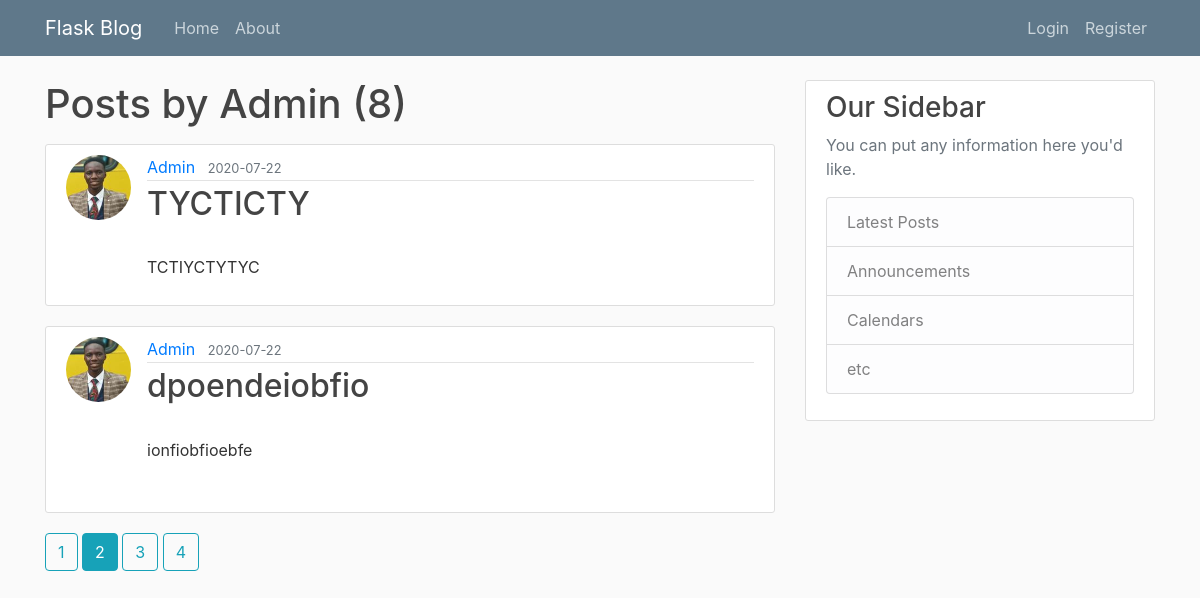
Screenshot of /user/Admin?page=2 with the database file from the repository.
### flaskblog/models.py (models this page shows, shortened)
class User(db.Model, UserMixin):
    id = db.Column(db.Integer, primary_key = True)
    username = db.Column(db.String(20), unique = True, nullable = False)
    email = db.Column(db.String(120), unique = True, nullable = False)
    image_file = db.Column(db.String(20), nullable = False, default = 'default.jpg')
    password = db.Column(db.String(60),  nullable = False)
    posts = db.relationship('Post', backref='author', lazy = True)

class Post(db.Model):
    id = db.Column(db.Integer, primary_key = True)
    title = db.Column(db.String(100), nullable=False)
    date_posted = db.Column(db.DateTime, nullable=False, default=datetime.utcnow)
    content = db.Column(db.Text, nullable = False)
    user_id = db.Column(db.Integer, db.ForeignKey('user.id'), nullable=False)

### flaskblog/users/routes.py (the view)
@users.route("/user/<string:username>")
def user_posts(username):
    page = request.args.get('page', 1, type=int)
    user = User.query.filter_by(username=username).first_or_404()
    posts = Post.query.filter_by(author=user).order_by(Post.date_posted.desc()).paginate(page=page, per_page=2)
    return render_template('user_posts.html', posts=posts, user=user)

### flaskblog/templates/user_posts.html
{% extends 'layout.html' %}
{% block content %}
<h1 class="mb-3">
    Posts by {{user.username}} ({{ posts.total}})
</h1>
    {% for post in posts.items %}
        <article class="media content-section">
            <img class="rounded-circle article-img" src="{{ url_for('static', filename='profile_pics/' + post.author.image_file ) }}">
            <div class="media-body">
                <div class="article-metadata">
                    <a class="mr-2" href="{{url_for('users.user_posts', username=post.author.username)}}">
                        {{ post.author.username }}
                    </a>
                    <small class="text-muted">
                        {{ post.date_posted.strftime('%Y-%m-%d')}}
                    </small>
                </div>
                <h2>
                    <a class="article-title" href="{{ url_for('posts.post', post_id=post.id) }}">
                        {{ post.title }}
                    </a>
                </h2>
                <p class="article-content">
                    {{ post.content }}
                </p>
            </div>
        </article>
    {%endfor%}
    {% for page_num in posts.iter_pages(left_edge=1, right_edge=1, left_current=1, right_current=2) %}
        {% if page_num %}
            {% if posts.page == page_num %}
                <a class="btn btn-info mb-4 "href="{{url_for('users.user_posts', username=user.username, page=page_num)}}">
                    {{ page_num }}</a>
            {% else %}
            <a class="btn btn-outline-info mb-4 "href="{{url_for('users.user_posts', username=user.username, page=page_num)}}">
                {{ page_num }}</a>
            {% endif %}
            {% else %}
                ...
        {% endif %}
    {% endfor %}
{% endblock content %}

### flaskblog/static/css/main.css (style rules this page uses)
body { background: #fafafa; color: #333333; margin-top: 5rem; }
h1, h2, h3, h4, h5, h6 { color: #444444; }
.content-section { background: #ffffff; padding: 10px 20px; border: 1px solid #dddddd; border-radius: 3px; margin-bottom: 20px; }
.article-title { color: #444444; }
.article-content { white-space: pre-line; }
.article-img { height: 65px; width: 65px; margin-right: 16px; }
.article-metadata { padding-bottom: 1px; margin-bottom: 4px; border-bottom: 1px solid #e3e3e3 }

### rows the page displays
User: username "Admin"
Post: image_file (picture), author.username "Admin", date_posted "2020-07-22", title "TYCTICTY", content "TCTIYCTYTYC"
Post: image_file (picture), author.username "Admin", date_posted "2020-07-22", title "dpoendeiobfio", content "ionfiobfioebfe"

### other values shown
{{ posts.total }} "8"
{{ page_num }} "1" "3" "4"
{{ page_num }} "2"
